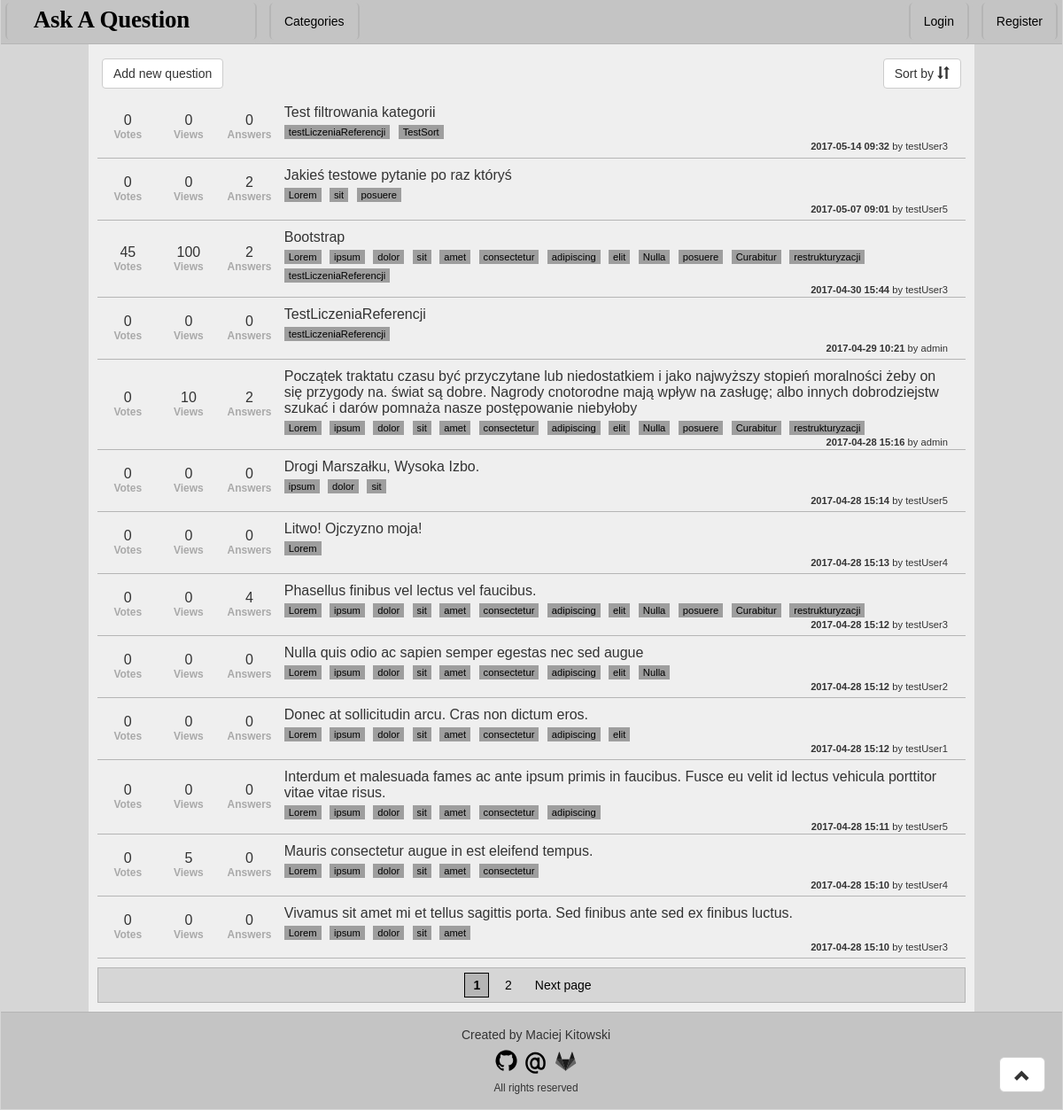
The app's page /, older data.
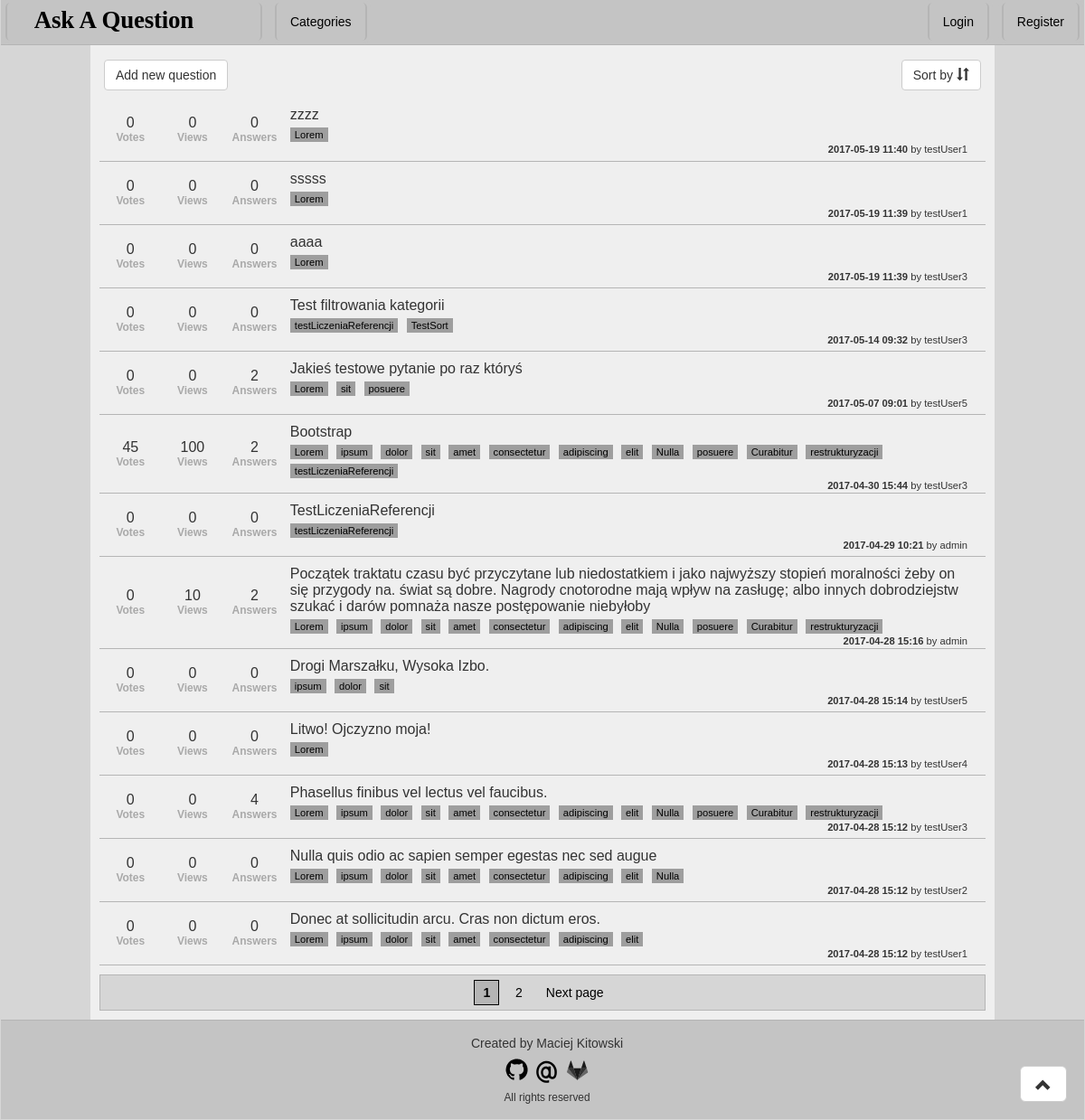
The same page, newer data.
### Question/models.py (models this page shows, shortened)
class Question(models.Model):
    author = models.ForeignKey(User)
    title = models.CharField('Title', max_length = 255)
    askDate = models.DateTimeField('Ask Date', auto_now_add=True)
    content = models.TextField('Content')
    views = models.PositiveIntegerField('Views', default=0)
    votes = models.IntegerField('Votes', default=0)
    categories = models.ManyToManyField(Category, verbose_name = 'Categories', blank = True)
    answers = models.ManyToManyField(Answer, verbose_name = 'Answers', blank = True)
    class Meta:
        verbose_name = 'Question'
        verbose_name_plural = 'Questions'

class Category(models.Model):
    name = models.SlugField('Name')
    class Meta:
        verbose_name = 'Category'
        verbose_name_plural = 'Categories'
    def __unicode__(self):
        return self.name
    def countReferences(obj):
        return Question.objects.filter(categories__in=[obj]).count()
    countReferences.short_description = 'References'

### Question/views.py (the view)
# urls.py: url(r'^(?P<page>[\d]*)/?$', views.IndexView.as_view(), name='index'),
class IndexView(generic.ListView):
    template_name = 'index.html'
    context_object_name = 'questions'
    model = models.Question
    paginate_by = 13
    def get_queryset(self):
        sortbyColumn = {'date-asc':'askDate', 'date-desc':'-askDate', 'votes-asc':'votes', 'votes-desc':'-votes', 'views-asc':'views', 'views-desc':'-views', 'answers-asc':'answersCount', 'answers-desc':'-answersCount' }
        qr = super(IndexView, self).get_queryset()
        qr = qr.annotate(answersCount=Count('answers'))
        if 'category' in self.kwargs:
            qr = qr.filter(categories__name__iexact = self.kwargs['category'])
        if 'sortby' in self.kwargs and self.kwargs['sortby'] in sortbyColumn:
            qr = qr.order_by(sortbyColumn[self.kwargs['sortby']])
        else:
            qr = qr.order_by(sortbyColumn['date-desc'])
        return qr
    def get_context_data(self, **kwargs):
        context = super(IndexView, self).get_context_data(**kwargs)
        return context

### Question/templates/index.html (shortened to what this page needs)
{% extends 'base.html' %}
{% load staticfiles %}
{% block CSS %}
    <link rel="stylesheet" href="{% static 'css/index.css' %}">
{% endblock %}
{% block content %}
    <div id="questionNavbar">
        <div id="addQuestionButton">
            <a href="#" class="btn btn-default" role="button">Add new question</a>
        </div>
        <div id="sortbyDropdown">
            <div class="dropdown">
                <button class="btn btn-default dropdown-toggle" type="button" id="sortDropdown" data-toggle="dropdown" aria-haspopup="true">Sort by <span class="glyphicon glyphicon-sort"></span></button>
            </div>
        </div>
    </div>
    <table>
        {% for question in questions %}
            <tr>
                <td class="votes">
                    {{ question.votes }} <br/>
                    <small>Votes</small>
                </td>
                <td class="views">
                    {{ question.views }} <br/>
                    <small>Views</small>
                </td>
                <td class ="answers">
                    {{ question.answersCount }} <br/>
                    <small>Answers</small>
                </td>
                <td class="question">
                    {{ question.title }} <br/>
                    {% for cat in question.categories.all %}
                        <a href = "/{{ cat }}/1" class = "category">{{ cat }}</a>
                    {% endfor %}
                    <br/>
                    <div class="detail"><b>{{ question.askDate|date:'Y-m-d H:i' }}</b> by {{ question.author }}</div>
                </td>
            </tr>
        {% empty %}
            <tr><th>Nobody asked a question</th></tr>
        {% endfor %}
    </table>
    {% if is_paginated %}
        <div id="pageNumbers">
            {% if request.resolver_match.kwargs.category %}
                {% if request.resolver_match.kwargs.sortby %}
                    {% if page_obj.has_previous %}
                        <a href="{% url 'index' category=request.resolver_match.kwargs.category page=page_obj.previous_page_number sortby=request.resolver_match.kwargs.sortby %}" class="page">Previous page</a>
                    {% endif %}
                    {% for pageNumber in page_obj.paginator.page_range %}
                        {% if pageNumber == page_obj.number %}
                            <a href="#" class="currentPage"> {{ pageNumber }} </a>
                        {% else %}
                            <a href="{% url 'index' category=request.resolver_match.kwargs.category page=pageNumber sortby=request.resolver_match.kwargs.sortby %}" class="page"> {{ pageNumber }} </a>
                        {% endif %}
                    {% endfor %}
                    {% if page_obj.has_next %}
                        <a href="{% url 'index' category=request.resolver_match.kwargs.category page=page_obj.next_page_number sortby=request.resolver_match.kwargs.sortby %}" class="page">Next page</a>
                    {% endif %}
                {% else %}
                    {% if page_obj.has_previous %}
                        <a href="{% url 'index' category=request.resolver_match.kwargs.category page=page_obj.previous_page_number sortby='' %}" class="page">Previous page</a>
                    {% endif %}
                    {% for pageNumber in page_obj.paginator.page_range %}
                        {% if pageNumber == page_obj.number %}
                            <a href="#" class="currentPage"> {{ pageNumber }} </a>
                        {% else %}
                            <a href="{% url 'index' category=request.resolver_match.kwargs.category page=pageNumber sortby='' %}" class="page"> {{ pageNumber }} </a>
                        {% endif %}
                    {% endfor %}
                    {% if page_obj.has_next %}
                        <a href="{% url 'index' category=request.resolver_match.kwargs.category page=page_obj.next_page_number sortby='' %}" class="page">Next page</a>
                    {% endif %}
                {% endif %}
            {% else %}
                {% if request.resolver_match.kwargs.sortby %}
                    {% if page_obj.has_previous %}
                        <a href="{% url 'index' page=page_obj.previous_page_number sortby=request.resolver_match.kwargs.sortby %}" class="page">Previous page</a>
                    {% endif %}
                    {% for pageNumber in page_obj.paginator.page_range %}
                        {% if pageNumber == page_obj.number %}
                            <a href="#" class="currentPage"> {{ pageNumber }} </a>
                        {% else %}
                            <a href="{% url 'index' page=pageNumber sortby=request.resolver_match.kwargs.sortby %}" class="page"> {{ pageNumber }} </a>
                        {% endif %}
                    {% endfor %}
                    {% if page_obj.has_next %}
                        <a href="{% url 'index' page=page_obj.next_page_number sortby=request.resolver_match.kwargs.sortby %}" class="page">Next page</a>
                    {% endif %}
                {% else %}
                    {% for pageNumber in page_obj.paginator.page_range %}
                        {% if pageNumber == page_obj.number %}
                            <a href="#" class="currentPage"> {{ pageNumber }} </a>
                        {% else %}
                            <a href="{% url 'index' page=pageNumber %}" class="page"> {{ pageNumber }} </a>
                        {% endif %}
                    {% endfor %}
                    {% if page_obj.has_next %}
                        <a href="{% url 'index' page=page_obj.next_page_number %}" class="page">Next page</a>
                    {% endif %}
                {% endif %}
            {% endif %}
        </div>
    {% endif %}
{% endblock %}

### Question/templates/base.html (shortened to what this page needs)
{% load staticfiles %}
<html>
    <head>
        <link rel="stylesheet" href="{% static 'bootstrap/css/bootstrap.min.css' %}">
        <link rel="stylesheet" href="{% static 'css/base.css' %}">
        {% block CSS %}{% endblock %}
    </head>
    <body>
        <div id="header">
            <a href="/" class="Button"><img src="{% static 'graphics/logo.svg' %}" width="250px" height="40px"></img></a>
            <a href="#" class="Button"> Categories </a>
            <div id="auth">
                {% if user.is_authenticated %}
                    <a href="/logout" class="Button">Logout</a>
                    {% else %}
                      <a href="/login" class="Button">Login</a>
                      <a href="#" class="Button">Register</a>
                {% endif %}
            </div>
        </div>
        <div id="mainContent">
            {% block content %}
            {% endblock %}
        </div>
        <a href="#" class="btn btn-default btn-lg" role="button" id="backToTop"><span class="glyphicon glyphicon-chevron-up"></span></a>
        <div id="footer">
            Created by Maciej Kitowski <br/>
            <a href = "https://github.com/MaciejKitowski"><small><img src="{% static 'graphics/github.svg' %}" width="30px"></img></small></a>
            <a href = "mailto:MaciejKitowski&#64;hotmail.com"><small><img src="{% static 'graphics/email.svg' %}" width="30px"></img></small></a>
            <a href = "https://gitlab.com/Horunkan"><small><img src="{% static 'graphics/gitlab.svg' %}" width="30px"></img></small></a> <br/>
            <small>All rights reserved</small>
        </div>
    </body>
</html>

### static/css/base.css (style rules this page uses)
body { background-color: lightblue; font-family: Verdana, Geneva, Tahoma, sans-serif; background-color: #D6D6D6; }
#header { height: 50px; margin: 0px 1px 0px 1px; background-color: #C4C4C4; border-bottom: 1px solid #B5B5B5; }
.Button { vertical-align: bottom; margin: 3px 5px 0px 5px; padding: 0px 15px 0px 15px; display:inline-block; height: 42px; line-height: 42px; background-color: #C4C4C4; outline: 4px solid #C4C4C4; border-bottom: 0px solid white; border-top: 0px solid white; border-left: 2px solid #B5B5B5; border-right: 2px solid #B5B5B5; color: black; text-align: center; text-decoration: none; border-radius: 5px; }
#auth { float: right; }
#mainContent { float: center; padding: 1px 10px 5px 10px; margin: 0px 100px 0px 100px; background-color: #EFEFEF; }
#mainContent table { width: 100%; }
#mainContent tr { border-bottom: 1px solid #B5B5B5; background-color: #EFEFEF; }
#mainContent td { text-align: center; height: 70px; }
#mainContent small { font-size: 75%; font-weight: bold; color: darkgray; }
#backToTop { cursor: pointer; position: fixed; bottom: 20px; right: 20px; }
#footer { padding: 15px 0px 15px 10px; margin: 0px 1px 1px 1px; background-color: #C4C4C4; border-top: 1px solid #B5B5B5; text-align: center; }

### static/css/index.css (style rules this page uses)
#questionNavbar { display:inline-block; width: 100%; margin: 5px 0px 5px 0px; padding: 10px 5px 3px 5px; }
#addQuestionButton { float: left; }
#sortbyDropdown { float: right; }
#mainContent td.votes { width: 7%; }
#mainContent td.views { width: 7%; }
#mainContent td.answers { width: 7%; }
#mainContent td.question { width: auto; padding: 10px 10px 0px 5px; text-align: left; vertical-align: top; }
#mainContent .category { display:inline-block; margin-top: 5px; margin-right: 5px; padding: 2px 5px 2px 5px; background-color: #9E9E9E; text-decoration: none; color: black; font-size: 70%; }
#mainContent .detail { vertical-align: bottom; float: right; margin-right: 5px; padding: 2px 5px 2px 5px; font-size: 70%; }
#pageNumbers { margin: 10px 0px 5px 0px; padding: 2px 1px 2px 1px; background-color: #d6d6d6; text-align: center; border: 1px solid #B5B5B5; }
#pageNumbers .page { color: black; display: inline-block; padding: 3px 9px 3px 9px; margin: 2px; }
#pageNumbers .currentPage { color: black; display: inline-block; padding: 3px 9px 3px 9px; margin: 3px; background-color: #B5B5B5; font-weight: bold; border: 1px solid black; text-decoration: none; }

Row changes from the older to the newer data that the page shows:
no longer on this page (row unchanged): Question: votes "0", views "0", answersCount "0", title "Interdum et malesuada fames ac ante ipsum primis in faucibus. Fusce eu velit id lectus vehicula porttitor vitae vitae risus.", askDate "2017-04-28 15:11", author "testUser5", Category (name "Lorem"), Category (name "ipsum"), Category (name "dolor"), Category (name "sit"), Category (name "amet"), Category (name "consectetur"), Category (name "adipiscing")
no longer on this page (row unchanged): Question: votes "0", views "5", answersCount "0", title "Mauris consectetur augue in est eleifend tempus.", askDate "2017-04-28 15:10", author "testUser4", Category (name "Lorem"), Category (name "ipsum"), Category (name "dolor"), Category (name "sit"), Category (name "amet"), Category (name "consectetur")
no longer on this page (row unchanged): Question: votes "0", views "0", answersCount "0", title "Vivamus sit amet mi et tellus sagittis porta. Sed finibus ante sed ex finibus luctus.", askDate "2017-04-28 15:10", author "testUser3", Category (name "Lorem"), Category (name "ipsum"), Category (name "dolor"), Category (name "sit"), Category (name "amet")
added Question: votes "0", views "0", answersCount "0", title "zzzz", askDate "2017-05-19 11:40", author "testUser1", Category (name "Lorem")
added Question: votes "0", views "0", answersCount "0", title "sssss", askDate "2017-05-19 11:39", author "testUser1", Category (name "Lorem")
added Question: votes "0", views "0", answersCount "0", title "aaaa", askDate "2017-05-19 11:39", author "testUser3", Category (name "Lorem")
